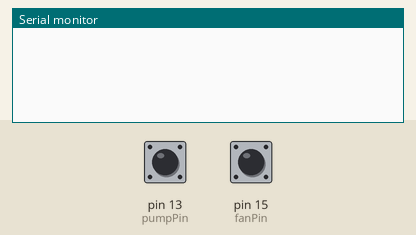
Simulated run of this sketch. Board: Arduino Uno, built with avr-gcc and run on an emulated ATmega328P. Shown: the last lines printed to the serial monitor. Inputs (shaded band) come from the test bench; at power-on: pin 13 (pumpPin) HIGH, pin 15 (fanPin) HIGH.

Above: at 1.2 s.
1.3 s: pin 13 (pumpPin) pulled LOW for 0.15 s
At 1.46 s:
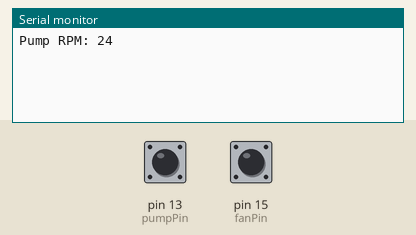
3.0 s: pin 15 (fanPin) pulled LOW for 0.15 s
At 4.0 s:
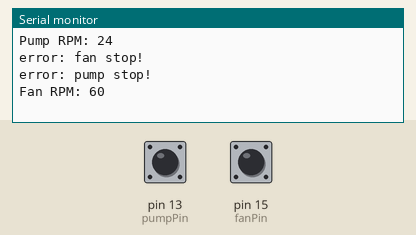
4.6 s: pin 13 (pumpPin) driven LOW and pin 15 (fanPin) driven LOW
At 5.6 s:
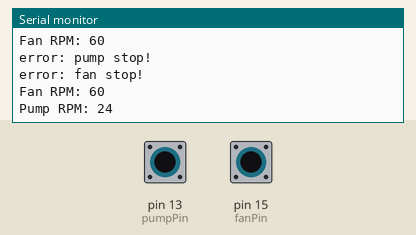

Measured:
- after the input at 1.3 s, the serial monitor: prints a new line at once (image 1)
- after the input at 3.0 s, the serial monitor: prints a new line at once (image 2)
- after the input at 4.6 s, the serial monitor: prints a new line at once (image 3)

The sketch:

RPM_COUNTER.ino
```cpp
#define fanPin 15
#define pumpPin 13

unsigned long msFan = 0;
unsigned long msFand = 0;

unsigned long msPump = 0;
unsigned long msPumpd = 0;

// Fan Variables:
int fanCounter = 0;
int fanRpmd = 0;
int fanState = 0;
int lastFanState = 0;

// Pump Variables:
int pumpCounter = 0;
int pumpRpmd = 0;
int pumpState = 0;
int lastPumpState = 0;

void setup() {
  // initialize the fan pin as an input:
  pinMode(fanPin, INPUT_PULLUP);

  // initialize the pump pin as a input:
  pinMode(pumpPin, INPUT_PULLUP);

  // initialize serial communication:
  Serial.begin(115200);
  while (!Serial);
}

/////////////////////////////////////////////////////////////////////////////////////////////////////////////////////////////////////////////////////
void loop() {
  FAN_RPM_MONITOR();
  PUMP_RPM_MONITOR();
}
/////////////////////////////////////////////////////////////////////////////////////////////////////////////////////////////////////////////////////

void FAN_RPM_MONITOR() {
  // read the pushbutton input pin:
  fanState = digitalRead(fanPin);
  if (fanState != lastFanState) {
    // if the state has changed, increment the counter
    if (fanState == LOW) {
      fanCounter++;
      msFan = millis();
    }
  }
  if ((fanState == lastFanState) && (millis() - msFan >= 1500)) {
    Serial.println("error: fan stop!");
    msFan = millis();
  }
  lastFanState = fanState;
  if ((millis() - msFand >= 500) && (fanCounter != 0)) {
    msFand = millis();
    fanRpmd = map(fanCounter, 0, 30, 0, 1800);
    //    fanRpmd = fanCounter;
    Serial.print("Fan RPM: ");
    Serial.println(fanRpmd);
    fanCounter = 0;
  }
}

void PUMP_RPM_MONITOR() {
  // read the pump input pin:
  pumpState = digitalRead(pumpPin);
  if (pumpState != lastPumpState) {
    // if the state has changed, increment the counter
    if (pumpState == LOW) {
      // if the current state is LOW then the button went from off to on:
      pumpCounter++;
      msPump = millis();
    }
  }
  if ((pumpState == lastPumpState) && (millis() - msPump >= 1500)) {
    Serial.println("error: pump stop!");
    msPump = millis();
  }
  lastPumpState = pumpState;
  if ((millis() - msPumpd >= 500) && (pumpCounter != 0)) {
    msPumpd = millis();
    pumpRpmd = map(pumpCounter, 0, 108, 0, 2600);
    //pumpRpmd = pumpCounter;
    Serial.print("Pump RPM: ");
    Serial.println(pumpRpmd);
    pumpCounter = 0;
  }
}
```
